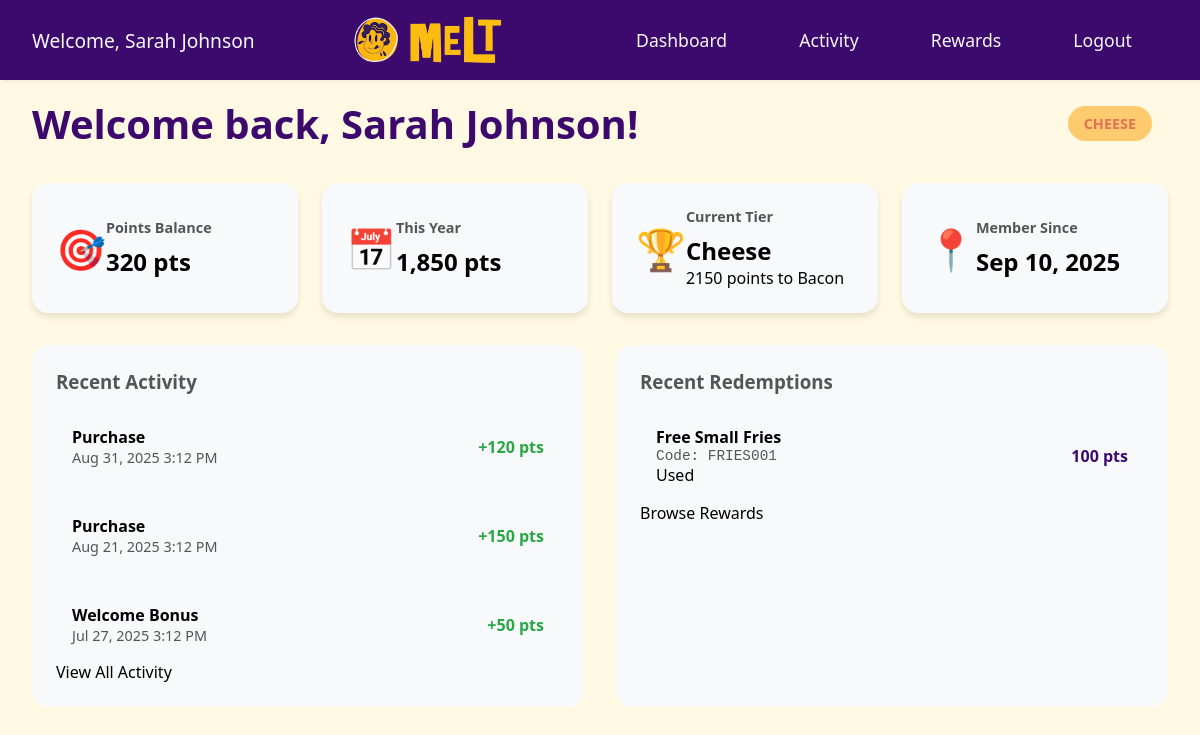
The page /user/dashboard.php (signed in) on the database its author committed.
### tables this page shows
CREATE TABLE users (
    id INT AUTO_INCREMENT PRIMARY KEY,
    name VARCHAR(100) NOT NULL,
    email VARCHAR(100) UNIQUE NOT NULL,
    phone VARCHAR(15) NULL,
    password VARCHAR(100) NOT NULL,
    dob DATE,
    marketing_opt_in TINYINT DEFAULT 0,
    tier_id INT DEFAULT 1,
    annual_points INT DEFAULT 0,
    points_balance INT DEFAULT 0,
    joined_at DATETIME DEFAULT CURRENT_TIMESTAMP,
    updated_at DATETIME DEFAULT CURRENT_TIMESTAMP ON UPDATE CURRENT_TIMESTAMP
);

CREATE TABLE tier (
    id INT AUTO_INCREMENT PRIMARY KEY,
    name VARCHAR(50) NOT NULL,
    color VARCHAR(7) DEFAULT '#4A90E2',
    points_required INT DEFAULT 0,
    min_annual_points INT DEFAULT 0,
    multiplier DECIMAL(3,2) DEFAULT 1.00,
    benefits TEXT,
    active TINYINT DEFAULT 1
);

CREATE TABLE points_ledger (
    id INT AUTO_INCREMENT PRIMARY KEY,
    user_id INT NOT NULL,
    delta INT NOT NULL,
    balance_after INT DEFAULT 0,
    reason VARCHAR(255),
    description VARCHAR(255),
    reference VARCHAR(50),
    expires_at DATETIME,
    created_at DATETIME DEFAULT CURRENT_TIMESTAMP,
    created_by INT DEFAULT 0,
    FOREIGN KEY (user_id) REFERENCES users(id)
);

CREATE TABLE redemption (
    id INT AUTO_INCREMENT PRIMARY KEY,
    user_id INT NOT NULL,
    reward_id INT NOT NULL,
    code VARCHAR(10) UNIQUE NOT NULL,
    status VARCHAR(20) DEFAULT 'active',
    is_used TINYINT DEFAULT 0,
    points_cost INT NOT NULL,
    issued_at DATETIME DEFAULT CURRENT_TIMESTAMP,
    used_at DATETIME,
    expires_at DATETIME NOT NULL,
    FOREIGN KEY (user_id) REFERENCES users(id),
    FOREIGN KEY (reward_id) REFERENCES reward(id)
);

CREATE TABLE reward (
    id INT AUTO_INCREMENT PRIMARY KEY,
    name VARCHAR(100) NOT NULL,
    category VARCHAR(50) DEFAULT 'Food',
    points_cost INT NOT NULL,
    description TEXT,
    image_path VARCHAR(255),
    terms TEXT,
    stock INT,
    is_active TINYINT DEFAULT 1,
    created_at DATETIME DEFAULT CURRENT_TIMESTAMP,
    updated_at DATETIME DEFAULT CURRENT_TIMESTAMP ON UPDATE CURRENT_TIMESTAMP
);

### includes/auth.php (called while the page is built, shortened)
<?php
function isUserLoggedIn() {
    return isset($_SESSION['user_id']);
}
function getCurrentUser(){
    require_once('db.php');
    $userId=isset($_SESSION['user_id'])?$_SESSION['user_id']:null;
    return getRow("SELECT * FROM users WHERE id=?",[$userId]);
}

### includes/db.php (called while the page is built, shortened)
<?php
function getDBConnection() {
    $connection = mysqli_connect(DB_HOST, DB_USER, DB_PASS, DB_NAME);
    return $connection;
}
function executeQuery($sql, $params = []) {
    $conn = getDBConnection();
    if (!empty($params)) {
        $stmt = $conn->prepare($sql);
        if ($stmt) {
            $types = str_repeat('s', count($params));
            $stmt->bind_param($types, ...$params);
            $stmt->execute();
            $result = $stmt->get_result();
        } else {
            $result = false;
        }
    } else {
        $result = $conn->query($sql);
    }
    return $result;
}
function getRow($sql, $params = []) {
    $result = executeQuery($sql, $params);
    if ($result && $result->num_rows > 0) {
        return $result->fetch_assoc();
    }
    return null;
}
function getRows($sql, $params = []) {
    $result = executeQuery($sql, $params);
    $rows = [];
    if ($result && $result->num_rows > 0) {
        while ($row = $result->fetch_assoc()) {
            $rows[] = $row;
        }
    }
    return $rows;
}

### includes/format.php (called while the page is built, shortened)
<?php
function formatPoints($points) {
    return number_format($points) . ' pts';
}
function formatDate($date) {
    return date('M j, Y', strtotime($date));
}
function formatDateTime($datetime) {
    return date('M j, Y g:i A', strtotime($datetime));
}

### user/dashboard.php (the view, shortened to what this page needs)
<?php
require_once $_SERVER['DOCUMENT_ROOT'] . '/includes/auth.php';
require_once $_SERVER['DOCUMENT_ROOT'] . '/includes/db.php';
require_once $_SERVER['DOCUMENT_ROOT'] . '/includes/format.php';
require_once $_SERVER['DOCUMENT_ROOT'] . '/includes/points.php';
$user = getCurrentUser();
$recentLedger = getUserLedger($user['id'], 5);
$recentRedemptions = getUserRedemptions($user['id'], 3);
$tier = getRow("SELECT * FROM tier WHERE id = ?", [$user['id']]);
$nextTier = getRow("SELECT * FROM tier WHERE min_annual_points > ? ORDER BY min_annual_points ASC LIMIT 1", [$user['annual_points']]);
?>
<!DOCTYPE html>
<html lang="en">
<head>
    <link rel="stylesheet" href="/assets/css/user.css">
</head>
<body>
    <nav class="nav-bar">
        <div class="greeting">
            <p>Welcome, <?php echo htmlspecialchars($_SESSION['user_name']); ?></p>
        </div>
        <div class="logo">
            <img src="/assets/img/icon.png" alt="">
            <img src="/assets/img/logo.png" alt="">
        </div>
        <div class="nav-links">
            <a href="dashboard.php">Dashboard</a>
            <a href="#">Activity</a>
            <a href="#">Rewards</a>
            <a href="logout.php">Logout</a>
        </div>
    </nav>
    <div class="container">
        <div class="dashboard-header">
            <h1>Welcome back, <?php echo $user['name']; ?>!</h1>
            <div class="tier-badge">
                <?php echo getTierBadge($user['tier_id']); ?>
            </div>
        </div>
        <div class="stats-grid">
            <div class="stat-card points-balance">
                <div class="stat-icon">🎯</div>
                <div class="stat-info">
                    <h3>Points Balance</h3>
                    <div class="stat-value"><?php echo formatPoints($user['points_balance']); ?></div>
                </div>
            </div>
            <div class="stat-card annual-points">
                <div class="stat-icon">📅</div>
                <div class="stat-info">
                    <h3>This Year</h3>
                    <div class="stat-value"><?php echo formatPoints($user['annual_points']); ?></div>
                </div>
            </div>
            <div class="stat-card tier-progress">
                <div class="stat-icon">🏆</div>
                <div class="stat-info">
                    <h3>Current Tier</h3>
                    <div class="stat-value"><?php echo $tier['name']; ?></div>
                    <?php if ($nextTier): ?>
                        <div class="progress-info">
                            <?php
                            $needed = $nextTier['min_annual_points'] - $user['annual_points'];
                            echo $needed > 0 ? "{$needed} points to {$nextTier['name']}" : "Highest tier reached!";
                            ?>
                        </div>
                    <?php endif; ?>
                </div>
            </div>
            <div class="stat-card member-since">
                <div class="stat-icon">📍</div>
                <div class="stat-info">
                    <h3>Member Since</h3>
                    <div class="stat-value"><?php echo formatDate($user['joined_at']); ?></div>
                </div>
            </div>
        </div>
        <div class="dashboard-grid">
            <div class="card recent-activity">
                <h3>Recent Activity</h3>
                <?php if (!empty($recentLedger)): ?>
                    <div class="activity-list">
                        <?php foreach ($recentLedger as $entry): ?>
                            <div class="activity-item">
                                <div class="activity-info">
                                    <div class="activity-reason"><?php echo $entry['reason']; ?></div>
                                    <div class="activity-date"><?php echo formatDateTime($entry['created_at']); ?></div>
                                </div>
                                <div class="activity-points <?php echo $entry['delta'] > 0 ? 'positive' : 'negative'; ?>">
                                    <?php echo ($entry['delta'] > 0 ? '+' : '') . formatPoints($entry['delta']); ?>
                                </div>
                            </div>
                        <?php endforeach; ?>
                    </div>
                <?php else: ?>
                    <p class="no-data">No activity yet. Start earning points with your first purchase!</p>
                <?php endif; ?>
                <a href="ledger.php" class="view-all-link">View All Activity</a>
            </div>
            <div class="card recent-redemptions">
                <h3>Recent Redemptions</h3>
                <?php if (!empty($recentRedemptions)): ?>
                    <div class="redemption-list">
                        <?php foreach ($recentRedemptions as $redemption): ?>
                            <div class="redemption-item">
                                <div class="redemption-info">
                                    <div class="redemption-name"><?php echo $redemption['reward_name']; ?></div>
                                    <div class="redemption-code">Code: <?php echo $redemption['code']; ?></div>
                                    <div class="redemption-status"><?php echo getStatusBadge($redemption['status']); ?></div>
                                </div>
                                <div class="redemption-cost">
                                    <?php echo formatPoints($redemption['points_cost']); ?>
                                </div>
                            </div>
                        <?php endforeach; ?>
                    </div>
                <?php else: ?>
                    <p class="no-data">No redemptions yet. Browse our rewards to start redeeming!</p>
                <?php endif; ?>
                <a href="rewards.php" class="view-all-link">Browse Rewards</a>
            </div>
        </div>
    </div>
</body>
</html>

### includes/points.php
<?php
require_once $_SERVER['DOCUMENT_ROOT'] . '/includes/db.php';
function getUserLedger($id, $limit = 20, $offset = 0)
{
    $sql = "SELECT * FROM points_ledger WHERE user_id = ? ORDER BY created_at DESC LIMIT ? OFFSET ? ";
    return getRows($sql, [$id, $limit, $offset]);
}
function getUserRedemptions($id, $limit = 20)
{
    $sql = "SELECT r.*, rw.name as reward_name
            FROM redemption r
            JOIN reward rw ON r.reward_id = rw.id
            WHERE r.user_id = ?
            ORDER BY r.issued_at DESC
            LIMIT ? ";
    return getRows($sql, [$id, $limit]);
}
function getTierName($tierId) {
    require_once 'db.php';
    $tier = getRow("SELECT name FROM tier WHERE id = ?", [$tierId]);
    return $tier ? $tier['name'] : 'Unknown';
}
function getStatusBadge($status) {
    $class = strtolower($status);
    $text = ucfirst($status);
    return "<span class='status-badge status-{$class}'>{$text}</span>";
}
function getTierBadge($tierId) {
    $tierName = getTierName($tierId);
    $class = strtolower(str_replace(' ', '-', $tierName));
    return "<span class='tier-badge tier-{$class}'>{$tierName}</span>";
}

### assets/css/user.css (style rules this page uses)
:root { --violet: #3c096c; --yellow: #fdc500; --white: #f8f9fa; --yellow-bg: #fff9e3; --dark-gray: #555555; }
* { margin: 0; padding: 0; box-sizing: border-box; font-family: 'Segoe UI', Tahoma, Geneva, Verdana, sans-serif; scroll-behavior: smooth; }
a { text-decoration: none; color: initial; }
body { background: var(--yellow-bg); }
.container { margin: auto; max-width: 1200px; margin-top: 6rem; padding: 0 2rem; }
.tier-badge { padding: 0.5rem 1rem; border-radius: 2rem; font-weight: bold; text-transform: uppercase; font-size: 0.9rem; }
.tier-cheese { background: #fdcb6e; color: #e17055; }

### rows shown on the page
users: name "Sarah Johnson", tier.name "CHEESE", points_balance "320 pts", annual_points "1,850 pts", joined_at "Sep 10, 2025"
tier: name "Cheese"
tier: min_annual_points.annual_points "2150", name "Bacon"
points_ledger: reason "Purchase", created_at "Aug 31, 2025 3:12 PM", delta "120 pts"
points_ledger: reason "Purchase", created_at "Aug 21, 2025 3:12 PM", delta "150 pts"
points_ledger: reason "Welcome Bonus", created_at "Jul 27, 2025 3:12 PM", delta "50 pts"
redemption: reward.name "Free Small Fries", code "FRIES001", status "Used", points_cost "100 pts"

### other values the page prints
$_SESSION['user_name'] "Sarah Johnson"
